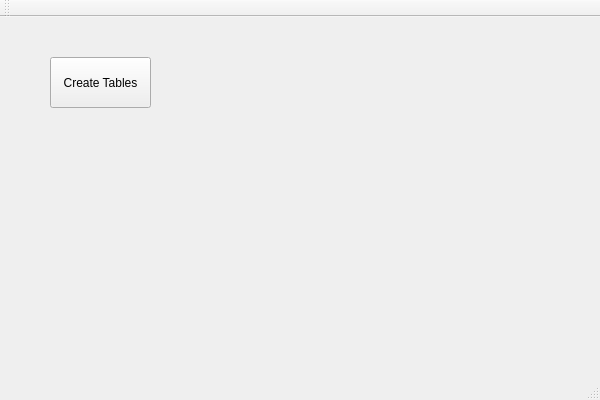
<?xml version="1.0" encoding="UTF-8"?>
<ui version="4.0">
 <class>CMainWindowClass</class>
 <widget class="QMainWindow" name="CMainWindowClass">
  <property name="geometry">
   <rect>
    <x>0</x>
    <y>0</y>
    <width>600</width>
    <height>400</height>
   </rect>
  </property>
  <property name="windowTitle">
   <string>CMainWindow</string>
  </property>
  <widget class="QWidget" name="centralWidget">
   <widget class="QPushButton" name="pushButton">
    <property name="geometry">
     <rect>
      <x>50</x>
      <y>40</y>
      <width>101</width>
      <height>51</height>
     </rect>
    </property>
    <property name="text">
     <string>Create Tables</string>
    </property>
   </widget>
  </widget>
  <widget class="QMenuBar" name="menuBar">
   <property name="geometry">
    <rect>
     <x>0</x>
     <y>0</y>
     <width>600</width>
     <height>21</height>
    </rect>
   </property>
  </widget>
  <widget class="QToolBar" name="mainToolBar">
   <attribute name="toolBarArea">
    <enum>TopToolBarArea</enum>
   </attribute>
   <attribute name="toolBarBreak">
    <bool>false</bool>
   </attribute>
  </widget>
  <widget class="QStatusBar" name="statusBar"/>
 </widget>
 <layoutdefault spacing="6" margin="11"/>
 <resources>
  <include location="mainwindow.qrc"/>
 </resources>
 <connections/>
</ui>
